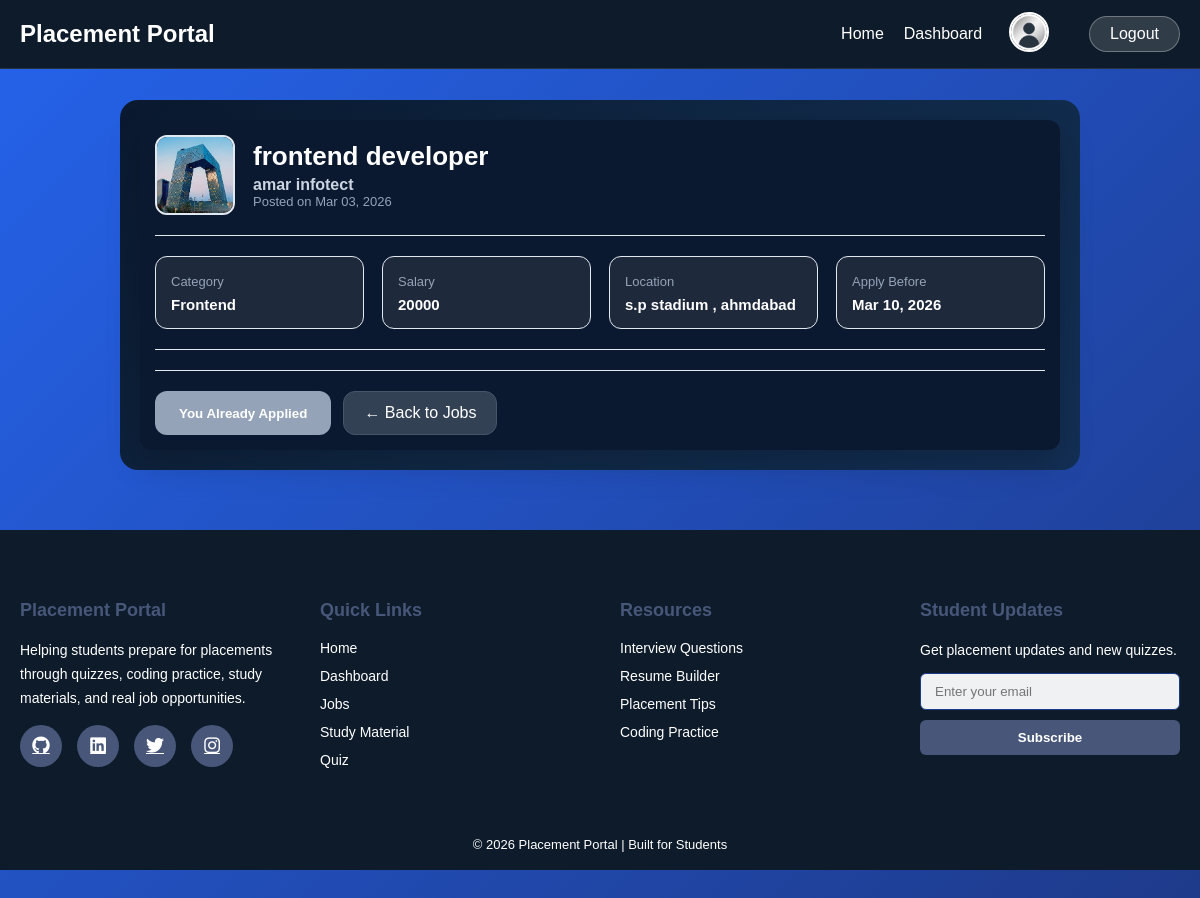
The app's page /jobs/1/ (signed in) with its own data.
### portal/models.py (models this page shows, shortened)
class JobPost(models.Model):
    JOB_TYPE_CHOICES = (
        ('frontend', 'Frontend'),
        ('backend', 'Backend'),
        ('fullstack', 'Full Stack'),
    )
    company_name = models.CharField(max_length=200)
    job_role = models.CharField(max_length=200)
    category = models.CharField(max_length=20, choices=JOB_TYPE_CHOICES)
    location = models.CharField(max_length=100, blank=True)
    salary = models.CharField(max_length=100, blank=True)
    company_image = models.ImageField(upload_to='company/', blank=True, null=True)
    description = models.TextField(blank=True)
    requirements = models.TextField(blank=True)
    skills_required = models.CharField(max_length=300, blank=True)
    experience = models.CharField(max_length=100, blank=True)
    last_date = models.DateField()
    posted_at = models.DateTimeField(auto_now_add=True)
    class Meta:
        ordering = ['-posted_at']

### portal/views.py (the view)
# urls.py: path('jobs/<int:job_id>/', views.job_detail, name='job_detail'),
@login_required
def job_detail(request, job_id):
    job = get_object_or_404(JobPost, id=job_id)
    already_applied = JobApplication.objects.filter(
        user=request.user,
        job=job
    ).exists()
    return render(request, 'job_detail.html', {
        'job': job,
        'already_applied': already_applied
    })

### portal/context_processors.py (called while the page is built)
def user_profile(request):
    if request.user.is_authenticated:
        profile = StudentProfile.objects.filter(user=request.user).first()
        return {'profile': profile}
    return {}

### portal/templates/job_detail.html (shortened to what this page needs)
{% extends 'base.html' %}
{% load static %}
{% block extra_css %}
<link rel="stylesheet" href="{% static 'css/job_detail.css' %}">
{% endblock %}
{% block content %}
<div class="job-detail-container">
    <div class="job-detail-card">
        <div class="company-header">
            {% if job.company_image %}
                <img src="{{ job.company_image.url }}" class="company-logo" alt="company">
            {% else %}
                <img src="{% static 'images/company1.jpg' %}" class="company-logo" alt="company">
            {% endif %}
            <div class="header-text">
                <h1 class="job-title">{{ job.job_role }}</h1>
                <h3 class="company-name">{{ job.company_name }}</h3>
                <p class="posted-date">
                    Posted on {{ job.posted_at|date:"M d, Y" }}
                </p>
            </div>
        </div>
        <hr class="divider">
        <div class="job-info-grid">
            <div class="info-box">
                <span>Category</span>
                <p>{{ job.get_category_display }}</p>
            </div>
            <div class="info-box">
                <span>Salary</span>
                <p>{{ job.salary|default:"Not Disclosed" }}</p>
            </div>
            <div class="info-box">
                <span>Location</span>
                <p>{{ job.location|default:"Not Mentioned" }}</p>
            </div>
            <div class="info-box">
                <span>Apply Before</span>
                <p>{{ job.last_date|date:"M d, Y" }}</p>
            </div>
        </div>
        <hr class="divider">
        <hr class="divider">
        <div class="apply-section">
            {% if already_applied %}
                <button class="applied-btn" disabled>
                    You Already Applied
                </button>
            {% else %}
                <a href="{% url 'apply_job' job.id %}" class="apply-btn">
                    Apply Now
                </a>
            {% endif %}
            <a href="{% url 'jobs' %}" class="back-btn">
                ← Back to Jobs
            </a>
        </div>
    </div>
</div>
{% endblock %}

### portal/static/css/base.css (style rules this page uses)
* { margin: 0; padding: 0; box-sizing: border-box; }
body { font-family: 'Poppins', sans-serif; background: linear-gradient(135deg, #2563EB, #1E3A8A); min-height: 100vh; color: #FFFFFF; overflow-x: hidden; }

### portal/static/css/job_detail.css (style rules this page uses)
.job-detail-container { max-width: 80%; margin: 100px auto 60px; padding: 20px; background: linear-gradient(135deg, #0a192f, #102845, #132f55); border-radius: 18px; }
.job-detail-card { background: var(--navy); padding: 15px; border-radius: var(--radius); box-shadow: var(--shadow-md); transition: var(--transition); position: relative; animation: fadeUp 0.6s ease; }
.company-header { display: flex; gap: 18px; align-items: center; flex-wrap: wrap; }
.company-logo { width: 80px; height: 80px; border-radius: var(--radius); object-fit: cover; border: 2px solid var(--border); transition: var(--transition); }
.job-title { font-size: 26px; font-weight: 700; color: #ffffff; margin-bottom: 4px; }
.company-name { font-size: 16px; color: #cbd5e1; }
.posted-date { font-size: 13px; color: #94a3b8; }
.divider { border: none; border-top: 1px solid var(--border); margin: 20px 0; }
.job-info-grid { display: grid; grid-template-columns: repeat(auto-fit, minmax(180px, 1fr)); gap: 18px; }
.info-box { background: #1e293b; padding: 15px; border-radius: var(--radius); border: 1px solid var(--border); transition: var(--transition); }
.info-box span { font-size: 13px; color: #94a3b8; }
.info-box p { font-size: 15px; font-weight: 600; color: #ffffff; margin-top: 6px; }
.apply-section { display: flex; gap: 12px; flex-wrap: wrap; margin-top: 20px; }
.applied-btn { background: #94a3b8; color: white; padding: 12px 24px; border: none; border-radius: var(--radius); font-weight: 600; cursor: not-allowed; }
.back-btn { background: #334155; color: #ffffff; padding: 12px 20px; border-radius: var(--radius); text-decoration: none; border: 1px solid #475569; transition: var(--transition); }

### records on screen
JobPost: company_image (picture), job_role "frontend developer", company_name "amar infotect", posted_at "Mar 03, 2026", category "Frontend", salary "20000", location "s.p stadium , ahmdabad", last_date "Mar 10, 2026"
